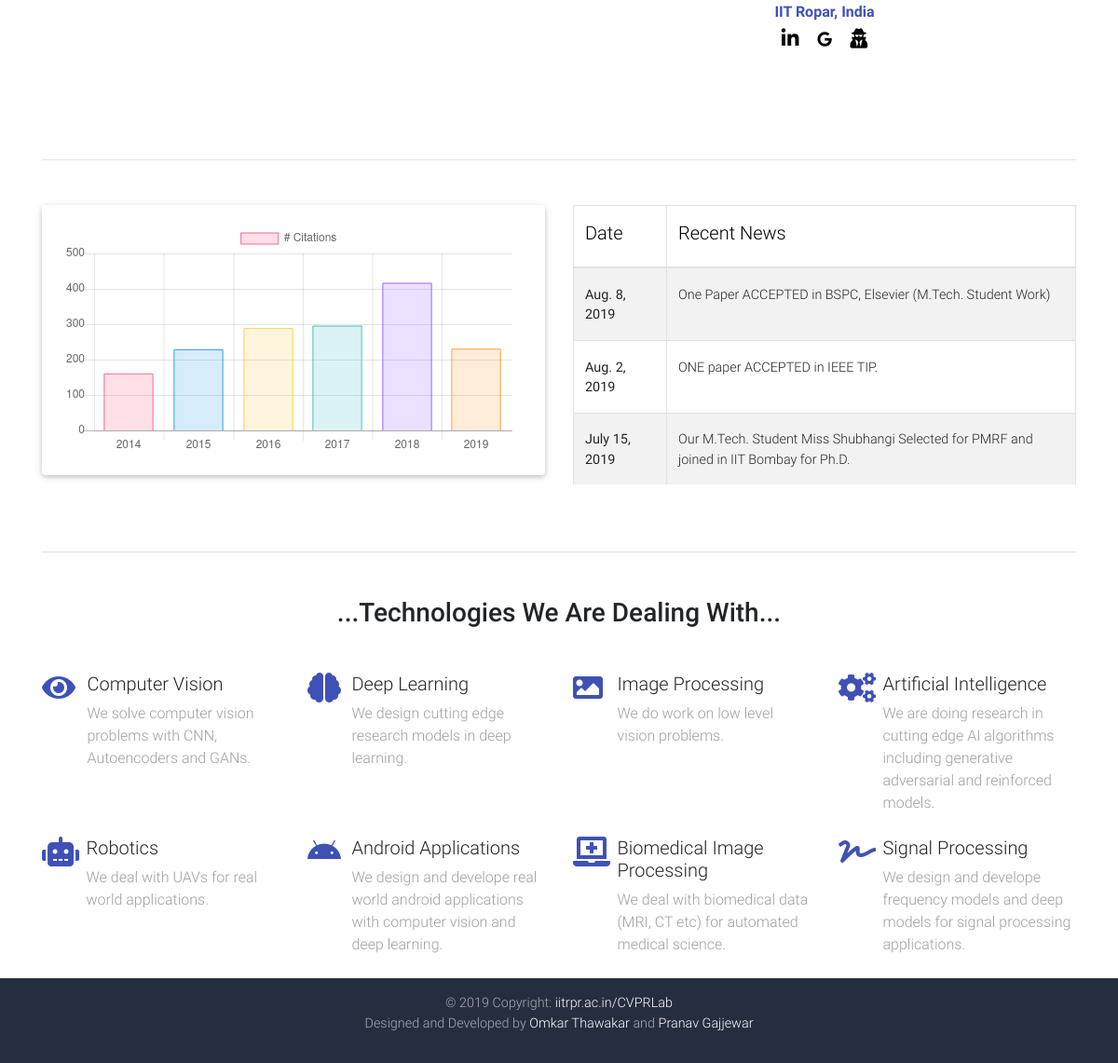
The app's page / (lower part), older data.
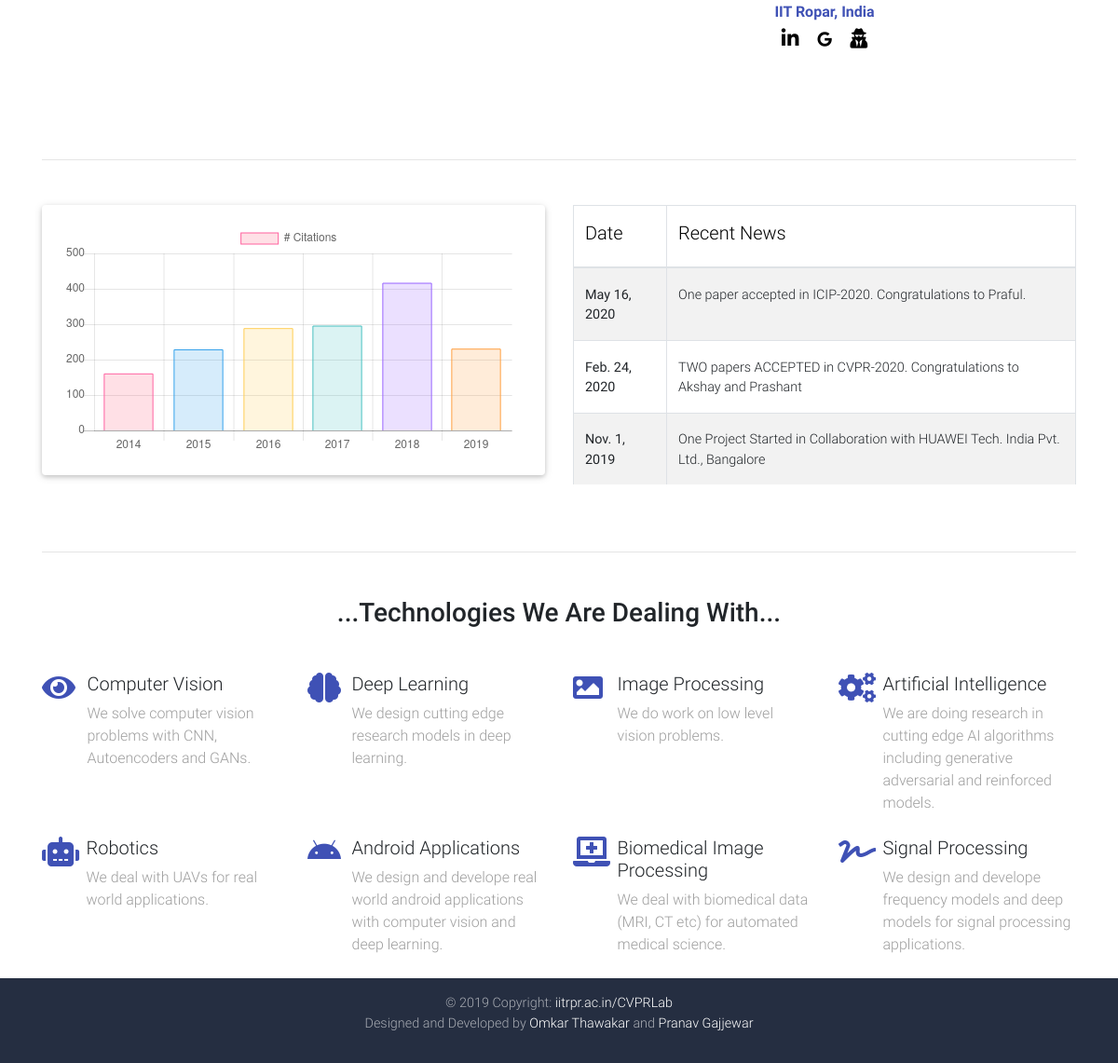
The same page, newer data.
### labsite/models.py (models this page shows, shortened)
class News(models.Model):
    news = models.CharField(max_length=500)
    date = models.DateField(default=datetime.datetime.now)

### labsite/views.py (the view)
# urls.py: 2. Add a URL to urlpatterns:  path('', views.home, name='home')
def home(request):
    news = News.objects.all().order_by('-date')
    return render(request, template_name='labsite/index.html', context={'news': news})

### labsite/templates/labsite/index.html (shortened to what the changed rows need)
{% extends 'labsite/base.html' %}
{% load static %}
{% block content %}
  <main>
    <div class="container">
    <br>
    <br>
    <br>
        <br>
      <section class="mt-5 wow fadeIn">
        <div class="row">
          <div class="col-md-6 mb-4">
            <div class="table-wrapper-scroll-y my-custom-scrollbar">
              <table class="table table-bordered table-striped mb-0">
                <thead>
                  <tr>
                    <th scope="col" width="100px"><h5 class="black-text">Date</h5></th>
                    <th scope="col"><h5 class="black-text">Recent News</h5></th>
                  </tr>
                </thead>
                <tbody>
                {% for news_ in news %}
                  <tr>
                    <th scope="row">{{ news_.date }}</th>
                    <td>{{ news_.news }}</td>
                  </tr>
                {% endfor %}
                </tbody>
              </table>
            </div>
          </div>
        </div>
      </section>
      <section>
        <h2 class="my-5 h3 text-center">...Technologies We Are Dealing With...</h2>
      </section>
    </div>
  </main>
{% endblock %}

Row changes from the older to the newer data that the page shows:
no longer on this page (row unchanged): News: date "Aug. 8, 2019", news "One Paper ACCEPTED in BSPC, Elsevier (M.Tech. Student Work)"
no longer on this page (row unchanged): News: date "Aug. 2, 2019", news "ONE paper ACCEPTED in IEEE TIP."
no longer on this page (row unchanged): News: date "July 15, 2019", news "Our M.Tech. Student Miss Shubhangi Selected for PMRF and joined in IIT Bombay for Ph.D."
added News: date "May 16, 2020", news "One paper accepted in ICIP-2020. Congratulations to Praful."
added News: date "Feb. 24, 2020", news "TWO papers ACCEPTED in CVPR-2020. Congratulations to Akshay and Prashant"
added News: date "Nov. 1, 2019", news "One Project Started in Collaboration with HUAWEI Tech. India Pvt. Ltd., Bangalore"
